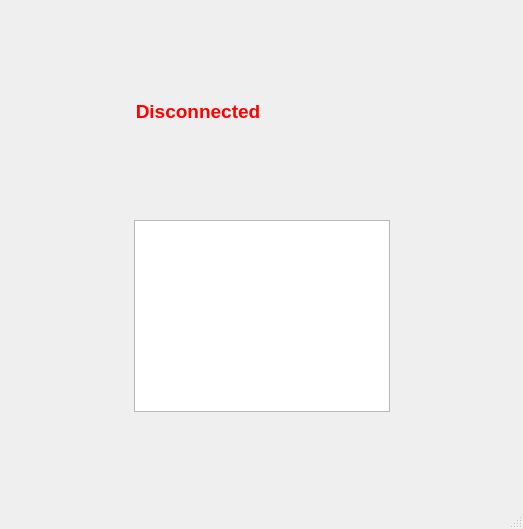
<?xml version="1.0" encoding="UTF-8"?>
<ui version="4.0">
 <class>LampsServer</class>
 <widget class="QMainWindow" name="LampsServer">
  <property name="geometry">
   <rect>
    <x>0</x>
    <y>0</y>
    <width>523</width>
    <height>529</height>
   </rect>
  </property>
  <property name="windowTitle">
   <string>LampsServer</string>
  </property>
  <widget class="QWidget" name="centralwidget">
   <layout class="QGridLayout" name="gridLayout">
    <item row="0" column="1">
     <spacer name="vs01">
      <property name="orientation">
       <enum>Qt::Vertical</enum>
      </property>
      <property name="sizeHint" stdset="0">
       <size>
        <width>20</width>
        <height>70</height>
       </size>
      </property>
     </spacer>
    </item>
    <item row="1" column="0">
     <spacer name="hs01">
      <property name="orientation">
       <enum>Qt::Horizontal</enum>
      </property>
      <property name="sizeHint" stdset="0">
       <size>
        <width>116</width>
        <height>20</height>
       </size>
      </property>
     </spacer>
    </item>
    <item row="1" column="1">
     <widget class="QLabel" name="labelStatus">
      <property name="minimumSize">
       <size>
        <width>128</width>
        <height>32</height>
       </size>
      </property>
      <property name="maximumSize">
       <size>
        <width>128</width>
        <height>32</height>
       </size>
      </property>
      <property name="font">
       <font>
        <pointsize>14</pointsize>
        <bold>true</bold>
       </font>
      </property>
      <property name="styleSheet">
       <string notr="true">color: rgb(255, 0, 0);</string>
      </property>
      <property name="text">
       <string>Disconnected</string>
      </property>
      <property name="alignment">
       <set>Qt::AlignCenter</set>
      </property>
     </widget>
    </item>
    <item row="1" column="2">
     <spacer name="hs02">
      <property name="orientation">
       <enum>Qt::Horizontal</enum>
      </property>
      <property name="sizeHint" stdset="0">
       <size>
        <width>115</width>
        <height>20</height>
       </size>
      </property>
     </spacer>
    </item>
    <item row="2" column="1">
     <spacer name="vs02">
      <property name="orientation">
       <enum>Qt::Vertical</enum>
      </property>
      <property name="sizeHint" stdset="0">
       <size>
        <width>20</width>
        <height>71</height>
       </size>
      </property>
     </spacer>
    </item>
    <item row="3" column="0">
     <spacer name="hs03">
      <property name="orientation">
       <enum>Qt::Horizontal</enum>
      </property>
      <property name="sizeHint" stdset="0">
       <size>
        <width>116</width>
        <height>20</height>
       </size>
      </property>
     </spacer>
    </item>
    <item row="3" column="1">
     <widget class="QListWidget" name="listWidgetLamps">
      <property name="minimumSize">
       <size>
        <width>256</width>
        <height>128</height>
       </size>
      </property>
      <property name="maximumSize">
       <size>
        <width>256</width>
        <height>512</height>
       </size>
      </property>
      <property name="font">
       <font>
        <pointsize>14</pointsize>
        <bold>true</bold>
       </font>
      </property>
      <property name="spacing">
       <number>-2</number>
      </property>
      <property name="itemAlignment">
       <set>Qt::AlignHCenter|Qt::AlignLeading|Qt::AlignLeft</set>
      </property>
      <property name="sortingEnabled">
       <bool>false</bool>
      </property>
     </widget>
    </item>
    <item row="3" column="2">
     <spacer name="hs04">
      <property name="orientation">
       <enum>Qt::Horizontal</enum>
      </property>
      <property name="sizeHint" stdset="0">
       <size>
        <width>115</width>
        <height>20</height>
       </size>
      </property>
     </spacer>
    </item>
    <item row="4" column="1">
     <spacer name="vs03">
      <property name="orientation">
       <enum>Qt::Vertical</enum>
      </property>
      <property name="sizeHint" stdset="0">
       <size>
        <width>20</width>
        <height>70</height>
       </size>
      </property>
     </spacer>
    </item>
   </layout>
  </widget>
  <widget class="QMenuBar" name="menubar">
   <property name="geometry">
    <rect>
     <x>0</x>
     <y>0</y>
     <width>523</width>
     <height>21</height>
    </rect>
   </property>
  </widget>
  <widget class="QStatusBar" name="statusbar"/>
 </widget>
 <resources/>
 <connections/>
</ui>
